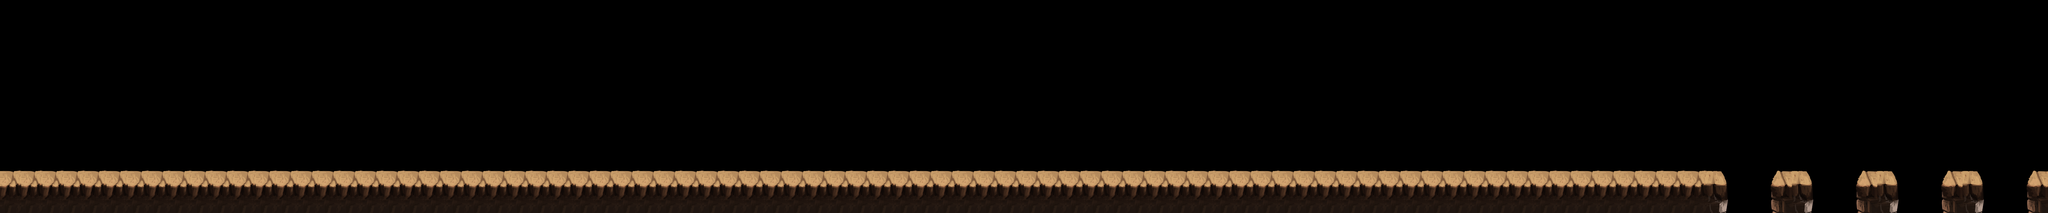

Below is a game level as drawn by its tile map, then a one-line description and the .tmx that defines it (tile-layer data replaced by summaries):
An orthogonal 96x10 tile map with 64x64 px tiles, 2 tile layers (bg, platform), 4 tilesets and 110 objects.

<map version="1.4" tiledversion="2020.11.25" orientation="orthogonal" renderorder="right-down" width="96" height="10" tilewidth="64" tileheight="64" infinite="0" nextlayerid="8" nextobjectid="377">
 <tileset firstgid="1" source="../bg_cell_block.tsx" />
 <tileset firstgid="12" source="../item.tsx" />
 <tileset firstgid="73" source="../bg_cell_bg.tsx" />
 <tileset firstgid="97" source="../bg_cell_bg.tsx" />
 <layer id="1" name="bg" width="96" height="10">
  <data>[960 cells, 0 non-empty, 0 distinct tile ids]</data>
 </layer>
 <layer id="2" name="platform" width="96" height="10">
  <data>[960 cells, 192 non-empty, 7 distinct tile ids]</data>
 </layer>
 <objectgroup id="3" name="object_obstacle">
  <object id="12" gid="11" x="195" y="449" width="210" height="602" />
  <object id="14" gid="11" x="745" y="447" width="210" height="602" />
  <object id="15" gid="11" x="1052" y="449" width="210" height="602" />
  <object id="16" gid="11" x="1331" y="446" width="210" height="602" />
  <object id="17" gid="7" x="2197" y="552" width="160" height="256" />
  <object id="18" gid="4" x="4592" y="551" width="90" height="111" />
  <object id="19" gid="4" x="4120" y="551" width="90" height="111" />
  <object id="20" gid="4" x="4672" y="560" width="90" height="111" />
  <object id="25" gid="11" x="474" y="446" width="210" height="602" />
 </objectgroup>
 <objectgroup id="4" name="object_item">
  <object id="61" gid="13" x="1985" y="498" width="66" height="66" />
  <object id="62" gid="13" x="1793" y="498" width="66" height="66" />
  <object id="63" gid="13" x="1921" y="498" width="66" height="66" />
  <object id="64" gid="13" x="1857" y="498" width="66" height="66" />
  <object id="65" gid="13" x="2625" y="498" width="66" height="66" />
  <object id="66" gid="13" x="2753" y="498" width="66" height="66" />
  <object id="67" gid="13" x="2689" y="498" width="66" height="66" />
  <object id="68" gid="13" x="2561" y="498" width="66" height="66" />
  <object id="77" gid="16" x="5345" y="321" width="66" height="66" />
  <object id="78" gid="16" x="5281" y="321" width="66" height="66" />
  <object id="79" gid="16" x="5728" y="321" width="66" height="66" />
  <object id="80" gid="16" x="5409" y="321" width="66" height="66" />
  <object id="81" gid="16" x="5856" y="321" width="66" height="66" />
  <object id="82" gid="16" x="5345" y="449" width="66" height="66" />
  <object id="83" gid="16" x="5792" y="321" width="66" height="66" />
  <object id="84" gid="16" x="5345" y="385" width="66" height="66" />
  <object id="85" gid="16" x="5856" y="449" width="66" height="66" />
  <object id="86" gid="16" x="5792" y="385" width="66" height="66" />
  <object id="87" gid="16" x="5217" y="321" width="66" height="66" />
  <object id="88" gid="16" x="5984" y="321" width="66" height="66" />
  <object id="89" gid="16" x="5473" y="321" width="66" height="66" />
  <object id="90" gid="16" x="5920" y="321" width="66" height="66" />
  <object id="91" gid="16" x="5281" y="385" width="66" height="66" />
  <object id="92" gid="16" x="5920" y="385" width="66" height="66" />
  <object id="93" gid="16" x="5409" y="385" width="66" height="66" />
  <object id="94" gid="16" x="5856" y="385" width="66" height="66" />
  <object id="260" gid="13" x="65" y="523" width="66" height="66" />
  <object id="261" gid="13" x="257" y="519" width="66" height="66" />
  <object id="264" gid="13" x="320" y="518" width="66" height="66" />
  <object id="265" gid="13" x="129" y="523" width="66" height="66" />
  <object id="266" gid="13" x="193" y="519" width="66" height="66" />
  <object id="267" gid="13" x="384" y="518" width="66" height="66" />
  <object id="268" gid="13" x="448" y="518" width="66" height="66" />
  <object id="270" gid="13" x="1" y="523" width="66" height="66" />
  <object id="271" gid="13" x="577" y="518" width="66" height="66" />
  <object id="272" gid="13" x="641" y="518" width="66" height="66" />
  <object id="273" gid="13" x="1024" y="513" width="66" height="66" />
  <object id="274" gid="13" x="833" y="518" width="66" height="66" />
  <object id="275" gid="13" x="1152" y="513" width="66" height="66" />
  <object id="276" gid="13" x="897" y="514" width="66" height="66" />
  <object id="277" gid="13" x="1088" y="513" width="66" height="66" />
  <object id="278" gid="13" x="705" y="518" width="66" height="66" />
  <object id="279" gid="13" x="769" y="518" width="66" height="66" />
  <object id="280" gid="13" x="513" y="518" width="66" height="66" />
  <object id="281" gid="13" x="961" y="514" width="66" height="66" />
  <object id="282" gid="13" x="1344" y="516" width="66" height="66" />
  <object id="283" gid="13" x="1472" y="515" width="66" height="66" />
  <object id="284" gid="13" x="1535" y="516" width="66" height="66" />
  <object id="285" gid="13" x="1599" y="516" width="66" height="66" />
  <object id="286" gid="13" x="1408" y="515" width="66" height="66" />
  <object id="287" gid="13" x="1280" y="516" width="66" height="66" />
  <object id="288" gid="13" x="1665" y="499" width="66" height="66" />
  <object id="289" gid="13" x="1216" y="516" width="66" height="66" />
  <object id="290" gid="13" x="1729" y="498" width="66" height="66" />
  <object id="291" gid="13" x="2496" y="498" width="66" height="66" />
  <object id="292" gid="13" x="2065" y="337" width="66" height="66" />
  <object id="293" gid="13" x="2131" y="244" width="66" height="66" />
  <object id="294" gid="13" x="2347" y="243" width="66" height="66" />
  <object id="295" gid="13" x="2405" y="336" width="66" height="66" />
  <object id="296" gid="13" x="2207" y="190" width="66" height="66" />
  <object id="297" gid="13" x="2032" y="419" width="66" height="66" />
  <object id="298" gid="13" x="2272" y="190" width="66" height="66" />
  <object id="299" gid="13" x="2447" y="419" width="66" height="66" />
  <object id="300" gid="13" x="3040" y="191" width="66" height="66" />
  <object id="301" gid="13" x="3329" y="499" width="66" height="66" />
  <object id="302" gid="13" x="3115" y="244" width="66" height="66" />
  <object id="303" gid="13" x="3264" y="499" width="66" height="66" />
  <object id="304" gid="13" x="3215" y="420" width="66" height="66" />
  <object id="305" gid="13" x="2975" y="191" width="66" height="66" />
  <object id="306" gid="13" x="3173" y="337" width="66" height="66" />
  <object id="307" gid="13" x="2800" y="420" width="66" height="66" />
  <object id="308" gid="13" x="2899" y="245" width="66" height="66" />
  <object id="309" gid="13" x="2833" y="338" width="66" height="66" />
  <object id="310" gid="13" x="3647" y="526" width="66" height="66" />
  <object id="311" gid="13" x="3456" y="526" width="66" height="66" />
  <object id="312" gid="13" x="3584" y="526" width="66" height="66" />
  <object id="313" gid="13" x="3520" y="526" width="66" height="66" />
  <object id="314" gid="13" x="3711" y="526" width="66" height="66" />
  <object id="315" gid="13" x="3392" y="526" width="66" height="66" />
  <object id="316" gid="13" x="4353" y="497" width="66" height="66" />
  <object id="317" gid="13" x="3905" y="498" width="66" height="66" />
  <object id="318" gid="13" x="4231" y="390" width="66" height="66" />
  <object id="319" gid="13" x="3841" y="499" width="66" height="66" />
  <object id="320" gid="13" x="4290" y="498" width="66" height="66" />
  <object id="321" gid="13" x="3970" y="498" width="66" height="66" />
  <object id="322" gid="13" x="4027" y="389" width="66" height="66" />
  <object id="323" gid="13" x="4162" y="335" width="66" height="66" />
  <object id="324" gid="13" x="4096" y="335" width="66" height="66" />
  <object id="325" gid="13" x="4865" y="495" width="66" height="66" />
  <object id="326" gid="13" x="4417" y="496" width="66" height="66" />
  </objectgroup>
 <objectgroup id="5" name="object_monster">
  <!-- 5 objects omitted --></objectgroup>
</map>
<!-- 11 of 110 objects omitted -->
